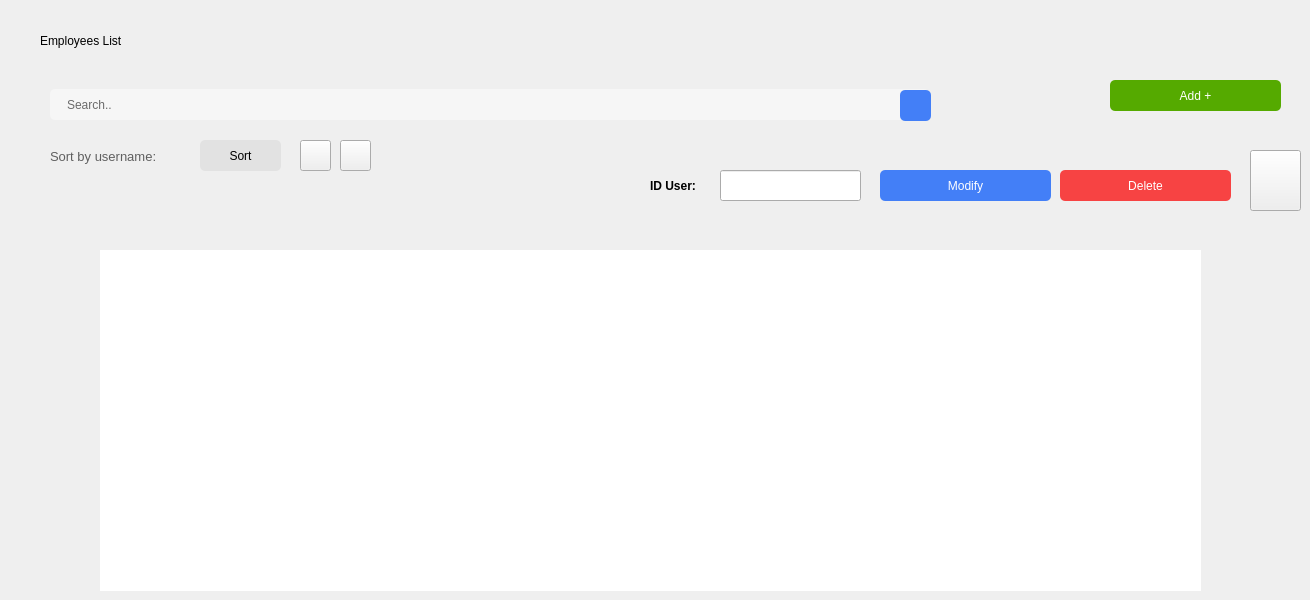
      <widget class="QWidget" name="page_10">
       <widget class="QTableView" name="table">
        <property name="geometry">
         <rect>
          <x>100</x>
          <y>250</y>
          <width>1101</width>
          <height>341</height>
         </rect>
        </property>
        <property name="font">
         <font>
          <family>Nirmala UI</family>
          <pointsize>-1</pointsize>
          <weight>50</weight>
          <italic>false</italic>
          <bold>false</bold>
         </font>
        </property>
        <property name="styleSheet">
         <string notr="true">
QTableView {
    color: black;
    font: 14px;
border: none;
}

QHeaderView{
	background-color:#F1F6FE;
border-bottom: 2px solid;
border-bottom-color: #437FF7;
color: #437FF7;
 height: 50px;
    font: 18px;

}
QHeaderView::vertical{
display:none;
}
QTableView::item{
    border:none;
}
QTableView::item:focus{
    background-color: #F1F6FE;
	color :#437FF7;

	border-color: rgb(255, 255, 255);
}
QScrollBar:vertical {
    background-color: #FFF;
	border: none;
}
 QScrollBar::handle:vertical {
    background-color: #F1F6FE;
border-radius:10px;

 }
QScrollBar:horizontal {
   background-color: #FFF;
	border: none;
}
 QScrollBar::handle:horizontal {
       background-color: #F1F6FE;
border-radius:10px;
 }</string>
        </property>
        <property name="alternatingRowColors">
         <bool>true</bool>
        </property>
        <property name="showGrid">
         <bool>false</bool>
        </property>
        <attribute name="horizontalHeaderMinimumSectionSize">
         <number>34</number>
        </attribute>
        <attribute name="horizontalHeaderDefaultSectionSize">
         <number>110</number>
        </attribute>
        <attribute name="verticalHeaderVisible">
         <bool>false</bool>
        </attribute>
        <attribute name="verticalHeaderMinimumSectionSize">
         <number>45</number>
        </attribute>
        <attribute name="verticalHeaderDefaultSectionSize">
         <number>55</number>
        </attribute>
        <attribute name="verticalHeaderHighlightSections">
         <bool>false</bool>
        </attribute>
       </widget>
       <widget class="QPushButton" name="add1_2">
        <property name="geometry">
         <rect>
          <x>1110</x>
          <y>80</y>
          <width>171</width>
          <height>31</height>
         </rect>
        </property>
        <property name="styleSheet">
         <string notr="true">background-color: rgb(85, 170, 0);
font: 9pt &quot;MS Shell Dlg 2&quot;;
color: rgb(255, 255, 255);
border-radius: 5px;</string>
        </property>
        <property name="text">
         <string>Add +</string>
        </property>
       </widget>
       <widget class="QLabel" name="label_82">
        <property name="geometry">
         <rect>
          <x>50</x>
          <y>140</y>
          <width>144</width>
          <height>32</height>
         </rect>
        </property>
        <property name="font">
         <font>
          <family>Nirmala UI</family>
          <pointsize>10</pointsize>
         </font>
        </property>
        <property name="styleSheet">
         <string notr="true">color: rgb(95, 95, 95);</string>
        </property>
        <property name="text">
         <string>Sort by username:</string>
        </property>
       </widget>
       <widget class="QPushButton" name="add1_6">
        <property name="geometry">
         <rect>
          <x>200</x>
          <y>140</y>
          <width>81</width>
          <height>31</height>
         </rect>
        </property>
        <property name="styleSheet">
         <string notr="true">border-radius :5px; 
background-color: rgb(226, 226, 226);
color: rgb(0, 0, 0);</string>
        </property>
        <property name="text">
         <string>Sort</string>
        </property>
       </widget>
       <widget class="QPushButton" name="add1_5">
        <property name="geometry">
         <rect>
          <x>340</x>
          <y>140</y>
          <width>31</width>
          <height>31</height>
         </rect>
        </property>
        <property name="text">
         <string/>
        </property>
        <property name="icon">
         <iconset resource="assets.qrc">
          <normaloff>:/img/img/stat.png</normaloff>:/img/img/stat.png</iconset>
        </property>
        <property name="iconSize">
         <size>
          <width>33</width>
          <height>33</height>
         </size>
        </property>
       </widget>
       <widget class="QPushButton" name="pushButton_15">
        <property name="geometry">
         <rect>
          <x>300</x>
          <y>140</y>
          <width>31</width>
          <height>31</height>
         </rect>
        </property>
        <property name="text">
         <string/>
        </property>
        <property name="icon">
         <iconset resource="assets.qrc">
          <normaloff>:/img/img/pdf.png</normaloff>:/img/img/pdf.png</iconset>
        </property>
        <property name="iconSize">
         <size>
          <width>33</width>
          <height>33</height>
         </size>
        </property>
       </widget>
       <widget class="QLabel" name="label_81">
        <property name="geometry">
         <rect>
          <x>650</x>
          <y>170</y>
          <width>67</width>
          <height>32</height>
         </rect>
        </property>
        <property name="font">
         <font>
          <family>Nirmala UI</family>
          <pointsize>9</pointsize>
          <weight>75</weight>
          <bold>true</bold>
         </font>
        </property>
        <property name="text">
         <string>ID User:</string>
        </property>
       </widget>
       <widget class="QPushButton" name="next">
        <property name="geometry">
         <rect>
          <x>880</x>
          <y>170</y>
          <width>171</width>
          <height>31</height>
         </rect>
        </property>
        <property name="font">
         <font>
          <family>Nirmala UI</family>
         </font>
        </property>
        <property name="styleSheet">
         <string notr="true">;border-radius :5px; 
background-color: rgb(67, 127, 247);
color : #fff;
</string>
        </property>
        <property name="text">
         <string>Modify</string>
        </property>
       </widget>
       <widget class="QPushButton" name="pushButton_3">
        <property name="geometry">
         <rect>
          <x>1060</x>
          <y>170</y>
          <width>171</width>
          <height>31</height>
         </rect>
        </property>
        <property name="font">
         <font>
          <family>Nirmala UI</family>
         </font>
        </property>
        <property name="styleSheet">
         <string notr="true">background-color:#F74343;border-radius :5px; 
color : #fff;
</string>
        </property>
        <property name="text">
         <string>Delete</string>
        </property>
       </widget>
       <widget class="QLineEdit" name="del">
        <property name="geometry">
         <rect>
          <x>720</x>
          <y>170</y>
          <width>141</width>
          <height>31</height>
         </rect>
        </property>
       </widget>
       <widget class="QPushButton" name="pushButton_13">
        <property name="geometry">
         <rect>
          <x>900</x>
          <y>90</y>
          <width>31</width>
          <height>31</height>
         </rect>
        </property>
        <property name="styleSheet">
         <string notr="true">
background-color: #437FF7;
background-repeat : no-repeat;
background-position : center;
border-radius :5px; 
</string>
        </property>
        <property name="text">
         <string/>
        </property>
        <property name="icon">
         <iconset resource="assets.qrc">
          <normaloff>:/img/img/ic_search.png</normaloff>:/img/img/ic_search.png</iconset>
        </property>
       </widget>
       <widget class="QLineEdit" name="search">
        <property name="geometry">
         <rect>
          <x>50</x>
          <y>89</y>
          <width>879</width>
          <height>31</height>
         </rect>
        </property>
        <property name="styleSheet">
         <string notr="true">background-color :#F6F6F6;
font: 8pt &quot;Italic Outline Art&quot;;
border-radius :5px;
padding-left : 15px;
padding-right : 15px;
color :#6B6B6B;
</string>
        </property>
        <property name="text">
         <string>Search..</string>
        </property>
       </widget>
       <widget class="QLabel" name="label_89">
        <property name="geometry">
         <rect>
          <x>40</x>
          <y>20</y>
          <width>211</width>
          <height>41</height>
         </rect>
        </property>
        <property name="styleSheet">
         <string notr="true">font: 15pt &quot;Poppins&quot;;</string>
        </property>
        <property name="text">
         <string>Employees List</string>
        </property>
       </widget>
       <widget class="QPushButton" name="digital">
        <property name="geometry">
         <rect>
          <x>1250</x>
          <y>150</y>
          <width>51</width>
          <height>61</height>
         </rect>
        </property>
        <property name="text">
         <string/>
        </property>
        <property name="icon">
         <iconset resource="assets.qrc">
          <normaloff>:/img/img/fingerprint.svg</normaloff>:/img/img/fingerprint.svg</iconset>
        </property>
        <property name="iconSize">
         <size>
          <width>50</width>
          <height>50</height>
         </size>
        </property>
       </widget>
       <zorder>table</zorder>
       <zorder>add1_2</zorder>
       <zorder>label_82</zorder>
       <zorder>add1_6</zorder>
       <zorder>add1_5</zorder>
       <zorder>pushButton_15</zorder>
       <zorder>label_81</zorder>
       <zorder>next</zorder>
       <zorder>pushButton_3</zorder>
       <zorder>del</zorder>
       <zorder>search</zorder>
       <zorder>pushButton_13</zorder>
       <zorder>label_89</zorder>
       <zorder>digital</zorder>
      </widget>
